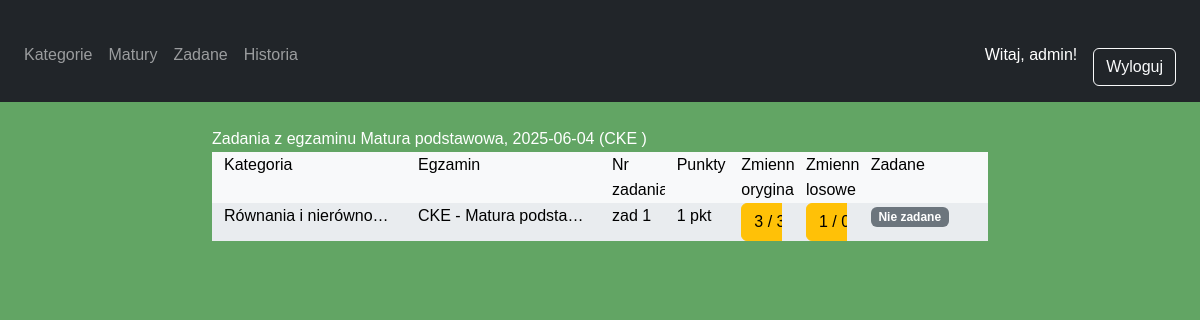
Page /matematyka/exams/Matura podstawowa/2025-06-04/CKE/ (signed in) on the earlier database version.
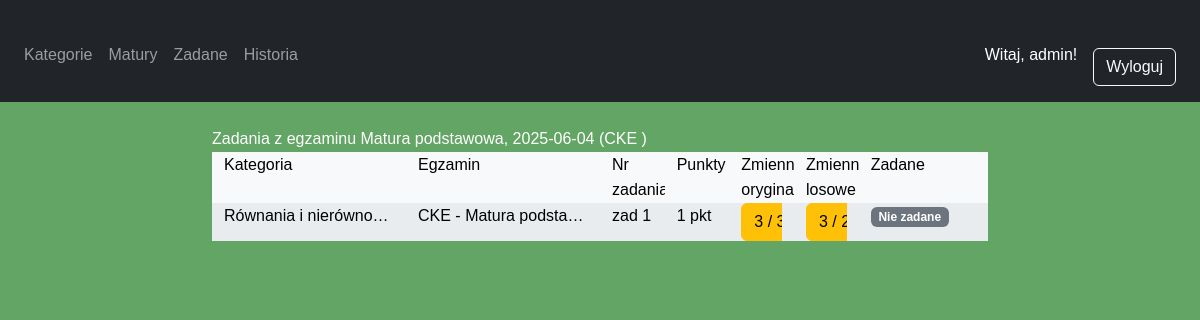
Same page on the later database version.
### matematyka/models.py (models this page shows, shortened)
class Task(models.Model):
    content = models.TextField()
    points = models.IntegerField(null=True, blank=True)
    category = models.ManyToManyField(Category, related_name='tasks')
    task_group = models.ForeignKey(TaskGroup, on_delete=models.SET_NULL,blank=True,null=True, related_name='tasks')
    task_level = models.ForeignKey(TaskLevel, on_delete=models.SET_NULL,blank=True,null=True, related_name='tasks')
    exam_date = models.DateField(null=True, blank=True)
    source = models.ForeignKey(Source, on_delete=models.SET_NULL, null=True, blank=True, related_name='tasks')
    hint = models.TextField(null=True, blank=True)
    sub_number = models.CharField(max_length=10, null=True, blank=True)
    task_type = models.ForeignKey(TaskType, on_delete=models.SET_NULL, null=True, blank=True, related_name='tasks')

class Source(models.Model):
    name = models.CharField(max_length=100, unique=True)
    def __str__(self):
        return self.name

class TaskLevel(models.Model):
    exam_level = models.CharField(max_length=100, null=True, blank=True)
    school_level = models.CharField(max_length=100, null=True, blank=True)
    class_number = models.IntegerField(null=True, blank=True)
    class Meta:
        unique_together = (('exam_level', 'school_level', 'class_number'),)

### matematyka/views.py (the view)
# urls.py: path('exams/<str:exam_level>/<str:exam_date>/<str:source>/', views.ExamTasksView.as_view(), name='exam_tasks'),
class ExamTasksView(generic.ListView):
    model = Task
    template_name = 'matematyka/category_tasks.html'
    context_object_name = 'tasks'
    def get(self, request, *args, **kwargs):
        request.session['origin'] = {
            'type': 'exam',
            'exam_level': self.kwargs.get('exam_level'),
            'exam_date': self.kwargs.get('exam_date'),
            'source': self.kwargs.get('source'),
        }
        return super().get(request, *args, **kwargs)
    def get_queryset(self):
        exam_level = self.kwargs.get('exam_level')
        exam_date = self.kwargs.get('exam_date')
        source = self.kwargs.get('source')
        queryset = Task.objects.filter(
            task_level__exam_level=exam_level,
            exam_date=exam_date,
            source__name=source
        ).prefetch_related('category').select_related('task_level')
        return queryset
    def get_context_data(self, **kwargs):
        context = super().get_context_data(**kwargs)
        exam_tasks = context['tasks']
        issues = Issue.objects.filter(task__in=exam_tasks)
        user = self.request.user if self.request.user.is_authenticated else None
        user_answers = UserAnswer.objects.filter(
            issue__in=issues,
            user=user
        ).select_related('issue', 'issue__task').prefetch_related('answer_options')
        assigned_tasks = AssignedTask.objects.filter(
            user=user, task__in=exam_tasks
            ).prefetch_related(Prefetch(
                'task__issues__user_answers',
                 queryset=UserAnswer.objects.filter(
                     user = user,
                     ).select_related('issue__task', 'user').prefetch_related('answer_options')))
        assigned_by_task = {at.task_id: at for at in assigned_tasks}
        total_attempts_original = defaultdict(int)
        correct_attempts_original = defaultdict(int)
        total_attempts_random = defaultdict(int)
        correct_attempts_random = defaultdict(int)
        for ua in user_answers:
            answer_option = ua.answer_options.first()
            if answer_option:
                if ua.issue.variable_is_random:
                    total_attempts_random[ua.issue.task_id] += 1
                    if answer_option.is_correct:
                        correct_attempts_random[ua.issue.task_id] += 1
                else:
                    total_attempts_original[ua.issue.task_id] += 1
                    if answer_option.is_correct:
                        correct_attempts_original[ua.issue.task_id] += 1
        tasks = []
        for task in exam_tasks:
            tasks.append({
                'task': task,
                'total_attempts_original': total_attempts_original[task.id],
                'correct_attempts_original': correct_attempts_original[task.id],
                'total_attempts_random': total_attempts_random[task.id],
                'correct_attempts_random': correct_attempts_random[task.id],
                'category': task.category.all()
            })
            assigned = assigned_by_task.get(task.id)
            if assigned:
                tasks[-1]['is_assigned'] = True
                is_completed = assigned.completion_date
                tasks[-1]['is_completed'] = is_completed
                tasks[-1]['deadline'] = assigned.deadline if not is_completed else None
                overdue = assigned.deadline < timezone.now() if assigned.deadline else False
                tasks[-1]['overdue'] = overdue
            else:
                tasks[-1]['is_assigned'] = False
                tasks[-1]['is_completed'] = False
                tasks[-1]['deadline'] = None
                tasks[-1]['overdue'] = False
        context['tasks'] = tasks
        context['exam_level'] = self.kwargs.get('exam_level')
        context['exam_date'] = self.kwargs.get('exam_date')
        context['source'] = self.kwargs.get('source')
        context['view_type'] = 'exam'
        return context

### matematyka/templates/matematyka/category_tasks.html (shortened to what this page needs)
{% extends 'base.html' %}
{% block content %}
{% block title %}
{% if view_type == 'category' %}
Zadania z kategorii {{ category.name }}
{% elif view_type == 'exam' %}
Zadania z egzaminu {{ exam_level }}, {{ exam_date }} ({{ source }} )
{% endif %}
{% endblock %}
<div class="container custom-grid text-black">
    <div class="row">
        <div class="col-lg-3">Kategoria</div>
        <div class="col-lg-3">Egzamin</div>
        <div class="col-lg-1">Nr zadania</div>
        <div class="col-lg-1">Punkty</div>
        <div class="col-lg-1">Zmienne oryginalne</div>
        <div class="col-lg-1">Zmienne losowe</div>
        {% if user.is_authenticated %}
        <div class="col-lg-2">Zadane</div>
        {% endif %}
    </div>
    {% for task in tasks %}
    <div class="row">
        <div class="col-lg-3">
            <div class="list-group-item list-group-item-action short-content text-black">
                {% for cat in task.task.category.all %}
                {{ cat.name }},
                {% endfor %}
            </div>
        </div>
        <div class="col-lg-3">
            <div class="list-group-item list-group-item-action short-content text-black">
                {{ task.task.source }} - {{ task.task.task_level.exam_level }}, {{ task.task.exam_date }}
            </div>
        </div>
        <div class="col-lg-1">
            <div class="list-group-item list-group-item-action short-content text-black">
                zad {{ task.task.sub_number }}
            </div>
        </div>
        <div class="col-lg-1">
            <div class="list-group-item list-group-item-action short-content text-black">
                {{ task.task.points }} pkt
            </div>
        </div>
        <div class="col-lg-1">
            <div class="list-group-item list-group-item-action short-content text-black">
                <a href="{% url 'start_issue' task.task.id %}" class="btn btn-warning">
                    {% if user.is_authenticated %}
                    {{ task.total_attempts_original }} / {{ task.correct_attempts_original }}
                    {% else %}
                    Start
                    {% endif %}
                </a>
            </div>
        </div>
        <div class="col-lg-1">
            <div class="list-group-item list-group-item-action short-content text-black">
                <a href="{% url 'start_issue' task.task.id %}?random=true" class="btn btn-warning">
                    {% if user.is_authenticated %}
                    {{ task.total_attempts_random }} / {{ task.correct_attempts_random }}
                    {% else %}
                    Start
                    {% endif %}
                </a>
            </div>
        </div>
        {% if user.is_authenticated %}
        <div class="col-lg-2">
            <div class="list-group-item list-group-item-action short-content text-black">
                {% if task.is_assigned %}
                {% if task.is_completed %}
                <span class="badge bg-success">Zakończone</span>
                {% elif task.overdue %}
                <span class="badge bg-danger">Po terminie</span>
                {% else %}
                <span class="badge bg-warning text-dark">W trakcie (do {{ task.deadline|date:"Y-m-d H:i" }})</span>
                {% endif %}
                {% else %}
                <span class="badge bg-secondary">Nie zadane</span>
                {% endif %}
            </div>
        </div>
        {% endif %}
    </div>
    {% endfor %}
</div>
{% endblock %}

Differences in the rows shown:
changed Task "CKE": total_attempts_random "1…" → "3…"
